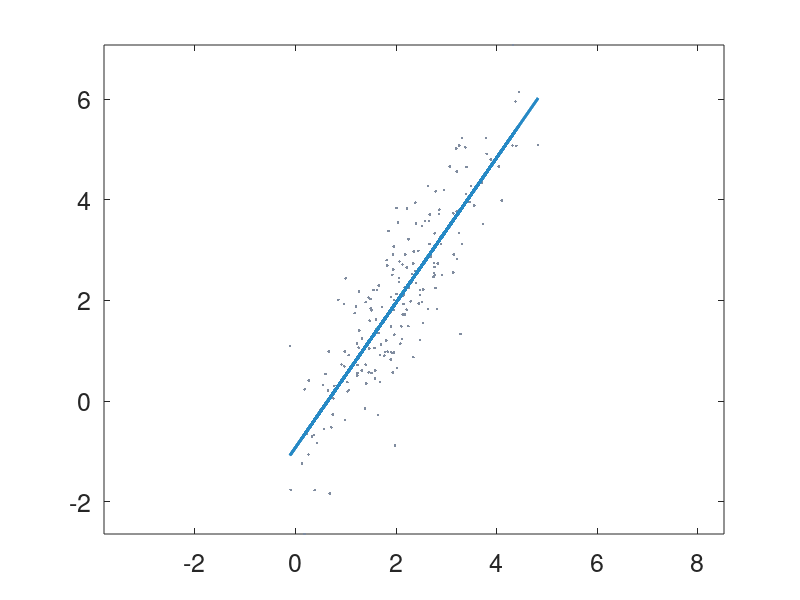
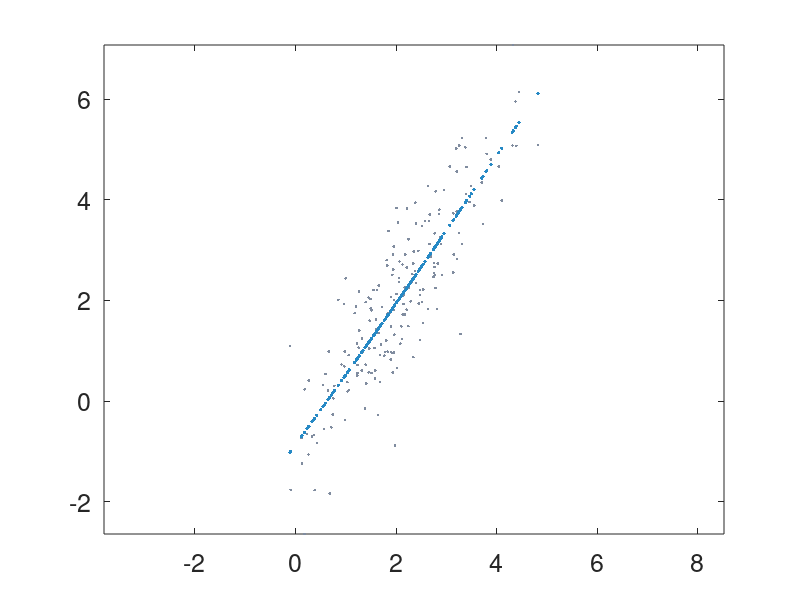

These charts were generated, in order, by the following MATLAB code:
%% Partial Least Squares regression (PLS)
clc, clear, close all

fontsize_axes = 18;
point_colour = [128,141,160]./256;
regression_colour = [38,138,198]./256;

%% Generate 2D data set:
mu = [2 2];
sigma = [1 1.5; 1.5 3];
rng('default');
R = mvnrnd(mu,sigma,200);
Y = R(:,2);

%% LS with linear basis functions:
X = [R(:,1), ones(size(R(:,1)))];

% Find the PLS regression:
Y_tilde = X*inv(X'*X)*X'*Y;

% Plot:
figure;
set(gcf, 'Units', 'Normalized', 'OuterPosition', [0, 0, 0.4, 0.5]);
scatter(R(:,1), Y, 40, point_colour, '.'); axis equal; hold on
plot(R(:,1), Y_tilde, 'k-', 'color', regression_colour, 'LineWidth', 2);
set(gca, 'FontSize', fontsize_axes)
box on
saveas(gcf, 'LS-linear-basis-functions.eps', 'epsc');

%% LS with nonlinear (quadratic) basis functions:
X = [R(:,1).^2, R(:,1), ones(size(R(:,1)))];

% Find the PLS regression:
Y_tilde = X*inv(X'*X)*X'*Y;

% Plot:
figure;
set(gcf, 'Units', 'Normalized', 'OuterPosition', [0, 0, 0.4, 0.5]);
scatter(R(:,1), Y, 40, point_colour, '.'); axis equal; hold on
scatter(R(:,1), Y_tilde, 60, regression_colour, '.');
set(gca, 'FontSize', fontsize_axes)
box on
saveas(gcf, 'LS-nonlinear-basis-functions.eps', 'epsc');




close all
